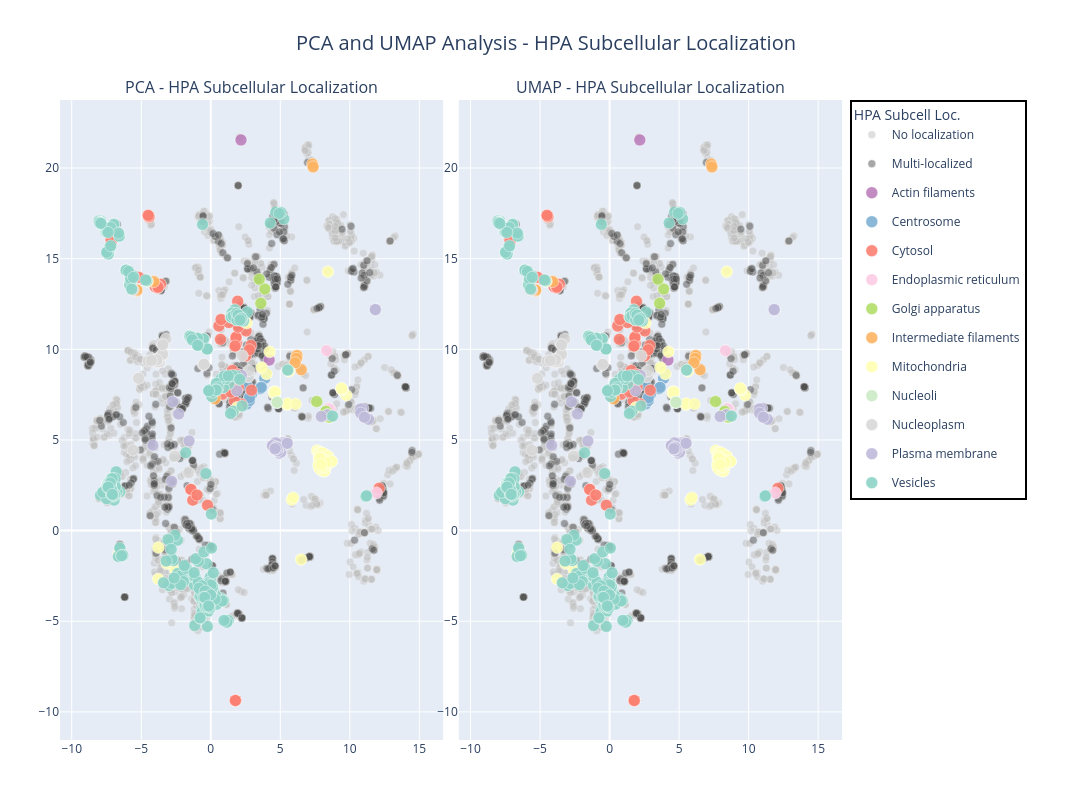

The notebook cell saved with this chart:
### Code cell
import pandas as pd
import plotly.express as px
import plotly.graph_objects as go
from plotly.subplots import make_subplots

def create_localization_only_plots(df):
   """Create PCA and UMAP plots colored only by localization"""
   
   df = df.copy()
   df['localization_category'] = df.apply(lambda row: 
       'No localization' if (pd.isna(row['Metadata_hpa_main_loc']) or row['Metadata_hpa_main_loc'] == 'None') else
       'Multi-localized' if (';' in str(row['Metadata_hpa_main_loc']) or 
                            (not pd.isna(row['Metadata_hpa_additional_loc']) and 
                             row['Metadata_hpa_additional_loc'] != 'None')) else
       str(row['Metadata_hpa_main_loc']), axis=1
   )
   
   # Create subplots with reduced spacing
   fig = make_subplots(
       rows=1, cols=2,
       subplot_titles=('PCA - HPA Subcellular Localization', 'UMAP - HPA Subcellular Localization'),
       horizontal_spacing=0.02
   )
   
   # Color schemes
   unique_locs = [loc for loc in df['localization_category'].unique() 
                  if loc not in ['No localization', 'Multi-localized']]
   colors = px.colors.qualitative.Set3 + px.colors.qualitative.Pastel + px.colors.qualitative.Set1
   loc_colors = {loc: colors[i % len(colors)] for i, loc in enumerate(unique_locs)}
   loc_colors['No localization'] = '#C0C0C0'
   loc_colors['Multi-localized'] = '#505050'
   
   # Plot configurations
   plots_config = [
       ('UMAP1', 'UMAP2', 1, 1),
       ('UMAP1', 'UMAP2', 1, 2)
   ]
   
   # Define plotting order: background categories first, then specific localizations
   background_categories = ['No localization', 'Multi-localized']
   specific_categories = [cat for cat in sorted(df['localization_category'].unique()) 
                        if cat not in background_categories]
   plot_order = background_categories + specific_categories
   
   for x_col, y_col, row, col in plots_config:
       for i, value in enumerate(plot_order):
           if value not in df['localization_category'].values:
               continue
               
           subset = df[df['localization_category'] == value]
           
           if len(subset) == 0:
               continue
           
           color = loc_colors.get(value, '#000000')
           # Make background categories less prominent but still visible
           if value in ['No localization', 'Multi-localized']:
               opacity = 0.5
               size = 8
           else:
               opacity = 0.9
               size = 12
           
           # Only show legend for first subplot to avoid duplicates
           show_legend = (col == 1)
           
           fig.add_trace(
               go.Scatter(
                   x=subset[x_col],
                   y=subset[y_col],
                   mode='markers',
                   name=str(value),
                   legendgroup=str(value),
                   showlegend=show_legend,
                   marker=dict(
                       color=color, 
                       size=size, 
                       opacity=opacity,
                       line=dict(width=0.5, color='white')
                   ),
                   customdata=np.column_stack((
                       subset.index,
                       subset['Metadata_CellID'],
                       subset['Metadata_hpa_main_loc'].fillna('None'),
                       subset['Metadata_hpa_additional_loc'].fillna('None'),
                   )),
                   hovertemplate='<b>%{customdata[0]}</b><br>' +
                                # f'{x_col}: %{{x:.3f}}<br>' +
                                # f'{y_col}: %{{y:.3f}}<br>' +
                                'CellID: %{customdata[1]}<br>' +
                                'Localization: %{customdata[2]}<br>' +
                                'Additional Localization: %{customdata[3]}<br>' +
                                '<extra></extra>'
               ),
               row=row, col=col
           )
   
   # Update subplot titles with larger font
   for i, annotation in enumerate(fig['layout']['annotations']):
       annotation['font'] = dict(size=16)
   
   fig.update_layout(
       title=dict(
           text='PCA and UMAP Analysis - HPA Subcellular Localization',
           font=dict(size=20),
           x=0.5
       ),
       height=800,
       width=1600,
       legend=dict(
           title=dict(text='HPA Subcell Loc.', font=dict(size=14)),
           font=dict(size=12),
           yanchor="top",
           y=1.0,
           xanchor="left",
           x=1.01,
           bgcolor="rgba(255,255,255,0.9)",
           bordercolor="Black",
           borderwidth=2
       ),
       margin=dict(l=60, r=250, t=100, b=60),
       showlegend=True
   )
   
   # Update axis labels
   fig.update_xaxes(title_font=dict(size=14), tickfont=dict(size=12))
   fig.update_yaxes(title_font=dict(size=14), tickfont=dict(size=12))
   
   return fig

# Usage
dashboard = create_localization_only_plots(
    df=pl.concat([
        umap_test_plot_df.filter(pl.col("Metadata_Protein")=="AGXT"),
        umap_test_plot_df.filter(pl.col("Metadata_Protein")!="AGXT").sample(fraction=0.01),
    ]).to_pandas().set_index("Metadata_Protein")
)
dashboard.show()

# Show summary statistics
# print("\nDataset Summary:")
# print(f"Total genes: {len(data_results)}")
# df_indexed = data_results.set_index("Metadata_gene_allele")
# df_indexed['localization_category'] = df_indexed.apply(lambda row: 
#    'No localization' if (pd.isna(row['Metadata_hpa_main_loc']) or row['Metadata_hpa_main_loc'] == 'None') else
#    'Multi-localized' if (';' in str(row['Metadata_hpa_main_loc']) or 
#                         (not pd.isna(row['Metadata_hpa_additional_loc']) and 
#                          row['Metadata_hpa_additional_loc'] != 'None')) else
#    str(row['Metadata_hpa_main_loc']), axis=1
# )
# print(f"Localization patterns:")
# print(df_indexed['localization_category'].value_counts())

### Figure 1 — Plotly figure (JSON) as saved in the notebook; plotly's stock layout.template omitted (floating-point values rounded to 4 significant figures; data arrays with more than 128 entries replaced by an {"elided": "..."} marker saying what was removed)
{"data": [{"customdata": {"elided": "1633x4 str values"}, "hovertemplate": "<b>%{customdata[0]}</b><br>CellID: %{customdata[1]}<br>Localization: %{customdata[2]}<br>Additional Localization: %{customdata[3]}<br><extra></extra>", "legendgroup": "No localization", "marker": {"color": "#C0C0C0", "line": {"color": "white", "width": 0.5}, "opacity": 0.5, "size": 8}, "mode": "markers", "name": "No localization", "showlegend": true, "type": "scatter", "x": {"elided": "1633 float values"}, "xaxis": "x", "y": {"elided": "1633 float values"}, "yaxis": "y"}, {"customdata": {"elided": "733x4 str values"}, "hovertemplate": "<b>%{customdata[0]}</b><br>CellID: %{customdata[1]}<br>Localization: %{customdata[2]}<br>Additional Localization: %{customdata[3]}<br><extra></extra>", "legendgroup": "Multi-localized", "marker": {"color": "#505050", "line": {"color": "white", "width": 0.5}, "opacity": 0.5, "size": 8}, "mode": "markers", "name": "Multi-localized", "showlegend": true, "type": "scatter", "x": {"elided": "733 float values"}, "xaxis": "x", "y": {"elided": "733 float values"}, "yaxis": "y"}, {"customdata": [["FGD4", "2024_01_17_B7A1R1_P2T3_E03_885_16", "Actin filaments", "None"], ["FGD4", "2024_01_17_B7A1R1_P2T2_E03_884_2", "Actin filaments", "None"]], "hovertemplate": "<b>%{customdata[0]}</b><br>CellID: %{customdata[1]}<br>Localization: %{customdata[2]}<br>Additional Localization: %{customdata[3]}<br><extra></extra>", "legendgroup": "Actin filaments", "marker": {"color": "rgb(188,128,189)", "line": {"color": "white", "width": 0.5}, "opacity": 0.9, "size": 12}, "mode": "markers", "name": "Actin filaments", "showlegend": true, "type": "scatter", "x": [2.172, 4.196], "xaxis": "x", "y": [21.55, 9.408], "yaxis": "y"}, {"customdata": [["TRIM2", "2024_01_23_B7A1R1_P4T2_P07_3299_9", "Centrosome", "None"], ["TRIM2", "2024_01_23_B7A1R1_P4T2_P07_3299_24", "Centrosome", "None"], ["TRIM2", "2024_01_22_B7A1R1_P4T4_P07_3297_12", "Centrosome", "None"], ["TRIM2", "2024_01_19_B7A1R1_P4T1_P07_3295_3", "Centrosome", "None"], ["TRIM2", "2024_01_22_B7A1R1_P4T3_P07_3299_22", "Centrosome", "None"], ["TRIM2", "2024_01_22_B7A1R1_P4T3_P07_3303_39", "Centrosome", "None"], ["TRIM2", "2024_01_19_B7A1R1_P4T1_P07_3297_27", "Centrosome", "None"], ["TRIM2", "2024_01_19_B7A1R1_P4T1_P07_3299_30", "Centrosome", "None"], ["TRIM2", "2024_01_22_B7A1R1_P4T3_P07_3302_39", "Centrosome", "None"], ["TRIM2", "2024_01_22_B7A1R1_P4T4_P07_3303_18", "Centrosome", "None"], ["TRIM2", "2024_01_19_B7A1R1_P4T1_P07_3299_4", "Centrosome", "None"], ["TRIM2", "2024_01_19_B7A1R1_P4T1_P07_3297_31", "Centrosome", "None"], ["TRIM2", "2024_01_19_B7A1R1_P4T1_P07_3302_2", "Centrosome", "None"], ["TRIM2", "2024_01_22_B7A1R1_P4T4_P07_3296_13", "Centrosome", "None"]], "hovertemplate": "<b>%{customdata[0]}</b><br>CellID: %{customdata[1]}<br>Localization: %{customdata[2]}<br>Additional Localization: %{customdata[3]}<br><extra></extra>", "legendgroup": "Centrosome", "marker": {"color": "rgb(128,177,211)", "line": {"color": "white", "width": 0.5}, "opacity": 0.9, "size": 12}, "mode": "markers", "name": "Centrosome", "showlegend": true, "type": "scatter", "x": [2.588, 3.649, 2.771, 2.572, 2.687, 2.773, 3.881, 3.58, 3.64, 3.549, 2.939, 3.624, 2.779, 2.781], "xaxis": "x", "y": [6.989, 7.917, 7.336, 8.017, 8.525, 7.225, 8.399, 7.855, 7.901, 7.824, 7.537, 7.9, 7.169, 7.323], "yaxis": "y"}, {"customdata": {"elided": "63x4 str values"}, "hovertemplate": "<b>%{customdata[0]}</b><br>CellID: %{customdata[1]}<br>Localization: %{customdata[2]}<br>Additional Localization: %{customdata[3]}<br><extra></extra>", "legendgroup": "Cytosol", "marker": {"color": "rgb(251,128,114)", "line": {"color": "white", "width": 0.5}, "opacity": 0.9, "size": 12}, "mode": "markers", "name": "Cytosol", "showlegend": true, "type": "scatter", "x": [-4.799, 1.771, -1.418, 1.816, -4.441, 1.808, 2.54, -1.295, 1.84, 2.928, -3.989, 1.724, -4.47, 1.5, -5.178, -3.743, -1.431, 1.81, 2.522, 1.553, 1.818, -3.859, -0.2326, 1.804, -7.185, -3.996, -3.872, -0.9117, -4.428, -3.613, -0.9914, -3.843, 1.771, 12.1, 1.98, 2.078, 1.771, 0.5839, 0.6968, -4.446, 1.82, 1.973, 2.206, -7.148, 1.308, 0.8301, -3.806, 1.896, 2.893, 0.8643, 2.119, 1.759, -4.503, 1.976, 1.771, 1.933, 1.704, 1.296, 0.741, 1.449, 2.777, -3.784, 1.771], "xaxis": "x", "y": [13.83, -9.37, 2.27, 10.62, 17.32, 10.6, 11.02, 1.681, 10.3, 7.745, 13.6, 10.18, 17.36, 7.948, 13.97, 13.49, 2.273, 7.886, 9.639, 8.831, 10.67, 13.4, 1.399, 10.61, 16.06, 13.45, 13.57, 10.59, 17.3, 13.59, 1.96, 13.5, -9.372, 2.332, 7.892, 6.966, -9.372, 11.28, 10.55, 17.33, 10.66, 8.61, 6.98, 15.98, 8.141, 7.526, 13.39, 11.59, 10.21, 7.885, 11.66, 10.18, 17.39, 11.23, -9.372, 12.66, 7.152, 11.47, 11.64, 7.638, 9.976, 13.43, -9.372], "yaxis": "y"}, {"customdata": [["IER3IP1", "2024_01_17_B7A1R1_P2T4_K22_2354_87", "Endoplasmic reticulum", "None"], ["IER3IP1", "2024_01_17_B7A1R1_P2T2_K22_2358_87", "Endoplasmic reticulum", "None"], ["IER3IP1", "2024_02_01_B8A1R2_P2T4_K22_2351_11", "Endoplasmic reticulum", "None"], ["IER3IP1", "2024_01_17_B7A1R1_P2T2_K22_2357_71", "Endoplasmic reticulum", "None"]], "hovertemplate": "<b>%{customdata[0]}</b><br>CellID: %{customdata[1]}<br>Localization: %{customdata[2]}<br>Additional Localization: %{customdata[3]}<br><extra></extra>", "legendgroup": "Endoplasmic reticulum", "marker": {"color": "rgb(252,205,229)", "line": {"color": "white", "width": 0.5}, "opacity": 0.9, "size": 12}, "mode": "markers", "name": "Endoplasmic reticulum", "showlegend": true, "type": "scatter", "x": [8.59, 11.92, 8.334, 8.471], "xaxis": "x", "y": [6.674, 2.077, 9.925, 6.724], "yaxis": "y"}, {"customdata": [["POMT1", "2024_01_19_B7A1R1_P3T4_F02_1094_5", "Golgi apparatus", "None"], ["POMT1", "2024_01_19_B7A1R1_P3T2_F02_1094_25", "Golgi apparatus", "None"], ["POMT1", "2024_01_19_B7A1R1_P3T2_F02_1095_12", "Golgi apparatus", "None"], ["HGD", "2025-03-18_B16A1A2_P1T4_M23_2792_30", "Golgi apparatus", "None"], ["HGD", "2025-03-18_B16A1A2_P1T4_M23_2794_24", "Golgi apparatus", "None"], ["POMT1", "2024_01_19_B7A1R1_P3T3_F02_1093_15", "Golgi apparatus", "None"], ["POMT1", "2024_01_19_B7A1R1_P3T4_F02_1094_5", "Golgi apparatus", "None"], ["POMT1", "2024_01_19_B7A1R1_P3T3_F02_1098_35", "Golgi apparatus", "None"], ["HGD", "2025-03-17_B15A1A2_P1T2_M23_2799_16", "Golgi apparatus", "None"], ["POMT1", "2024_01_19_B7A1R1_P3T3_F02_1090_33", "Golgi apparatus", "None"]], "hovertemplate": "<b>%{customdata[0]}</b><br>CellID: %{customdata[1]}<br>Localization: %{customdata[2]}<br>Additional Localization: %{customdata[3]}<br><extra></extra>", "legendgroup": "Golgi apparatus", "marker": {"color": "rgb(179,222,105)", "line": {"color": "white", "width": 0.5}, "opacity": 0.9, "size": 12}, "mode": "markers", "name": "Golgi apparatus", "showlegend": true, "type": "scatter", "x": [8.532, 8.238, 8.283, 3.599, 3.888, 8.395, 8.532, 7.617, 3.487, 8.368], "xaxis": "x", "y": [6.261, 6.493, 6.582, 12.54, 13.33, 6.356, 6.261, 7.119, 13.86, 6.39], "yaxis": "y"}, {"customdata": [["KRT4", "2024_01_17_B7A1R1_P2T2_P23_3446_4", "Intermediate filaments", "None"], ["KRT8", "2024_01_17_B7A1R1_P2T4_L08_2441_16", "Intermediate filaments", "None"], ["KRT8", "2024_01_17_B7A1R1_P2T4_L08_2442_8", "Intermediate filaments", "None"], ["KRT8", "2024_01_17_B7A1R1_P2T3_L08_2442_40", "Intermediate filaments", "None"], ["KRT8", "2024_01_17_B7A1R1_P2T2_L08_2445_8", "Intermediate filaments", "None"], ["GFAP", "2025-03-17_B15A1A2_P1T3_C17_582_9", "Intermediate filaments", "None"], ["GFAP", "2025-03-17_B15A1A2_P1T4_C17_584_48", "Intermediate filaments", "None"], ["DES", "2024_01_17_B7A1R1_P1T2_J21_2131_2", "Intermediate filaments", "None"], ["KRT8", "2024_01_17_B7A1R1_P2T2_L08_2440_19", "Intermediate filaments", "None"], ["KRT4", "2024_01_17_B7A1R1_P2T2_P23_3447_3", "Intermediate filaments", "None"], ["KRT4", "2024_01_17_B7A1R1_P2T4_P23_3443_5", "Intermediate filaments", "None"], ["KRT6A", "2024_01_17_B7A1R1_P2T4_L02_2391_3", "Intermediate filaments", "None"]], "hovertemplate": "<b>%{customdata[0]}</b><br>CellID: %{customdata[1]}<br>Localization: %{customdata[2]}<br>Additional Localization: %{customdata[3]}<br><extra></extra>", "legendgroup": "Intermediate filaments", "marker": {"color": "rgb(253,180,98)", "line": {"color": "white", "width": 0.5}, "opacity": 0.9, "size": 12}, "mode": "markers", "name": "Intermediate filaments", "showlegend": true, "type": "scatter", "x": [6.17, -5.32, -4.092, -5.324, 0.305, 7.312, 7.36, 6.508, -5.639, 6.201, 6.162, 6.065], "xaxis": "x", "y": [9.6, 13.23, 13.73, 13.28, 7.267, 20.22, 20.06, 8.877, 13.32, 9.658, 9.501, 9.258], "yaxis": "y"}, {"customdata": {"elided": "156x4 str values"}, "hovertemplate": "<b>%{customdata[0]}</b><br>CellID: %{customdata[1]}<br>Localization: %{customdata[2]}<br>Additional Localization: %{customdata[3]}<br><extra></extra>", "legendgroup": "Mitochondria", "marker": {"color": "rgb(255,255,179)", "line": {"color": "white", "width": 0.5}, "opacity": 0.9, "size": 12}, "mode": "markers", "name": "Mitochondria", "showlegend": true, "type": "scatter", "x": {"elided": "156 float values"}, "xaxis": "x", "y": {"elided": "156 float values"}, "yaxis": "y"}, {"customdata": [["MCEE", "2024_02_01_B8A1R2_P2T4_N24_3018_13", "Nucleoli", "None"], ["MCEE", "2024_01_17_B7A1R1_P2T2_N24_3021_21", "Nucleoli", "None"], ["MCEE", "2024_01_17_B7A1R1_P2T1_N24_3022_5", "Nucleoli", "None"], ["MCEE", "2024_01_17_B7A1R1_P2T2_N24_3023_8", "Nucleoli", "None"], ["MCEE", "2024_01_17_B7A1R1_P2T3_N24_3024_10", "Nucleoli", "None"]], "hovertemplate": "<b>%{customdata[0]}</b><br>CellID: %{customdata[1]}<br>Localization: %{customdata[2]}<br>Additional Localization: %{customdata[3]}<br><extra></extra>", "legendgroup": "Nucleoli", "marker": {"color": "rgb(204,235,197)", "line": {"color": "white", "width": 0.5}, "opacity": 0.9, "size": 12}, "mode": "markers", "name": "Nucleoli", "showlegend": true, "type": "scatter", "x": [4.776, 4.774, 5.548, 4.753, 4.773], "xaxis": "x", "y": [7.065, 7.078, 8.853, 7.087, 7.077], "yaxis": "y"}, {"customdata": [["PRPF3", "2024_01_19_B7A1R1_P3T2_J06_1998_5", "Nucleoplasm", "None"], ["MLH1", "2024-12-09_B12A1R2_B01_222_19", "Nucleoplasm", "None"], ["MLH1", "2024-12-09_B11A1R1_B02_231_52", "Nucleoplasm", "None"], ["PRPF3", "2024_01_19_B7A1R1_P3T2_J06_1993_5", "Nucleoplasm", "None"], ["MLH1", "2024-12-09_B11A1R1_B01_218_50", "Nucleoplasm", "None"], ["FANCC", "2025_01_28_B14A7A8P1_T3_K22_2356_25", "Nucleoplasm", "None"], ["GSS", "2024-12-09_B11A1R1_N22_3004_45", "Nucleoplasm", "None"], ["MLH1", "2024-12-09_B12A1R2_A02_13_87", "Nucleoplasm", "None"], ["MLH1", "2024-12-09_B11A1R1_A02_12_48", "Nucleoplasm", "None"], ["MLH1", "2024-12-09_B11A1R1_B01_221_22", "Nucleoplasm", "None"], ["ALOX5", "2024_01_17_B7A1R1_P1T1_I02_1745_1", "Nucleoplasm", "None"], ["MLH1", "2024-12-09_B12A1R2_B01_219_113", "Nucleoplasm", "None"], ["GSS", "2024-12-09_B11A1R1_M22_2787_32", "Nucleoplasm", "None"], ["PRPF3", "2024_01_18_B7A1R1_P3T1_J06_1996_3", "Nucleoplasm", "None"], ["THAP1", "2024_01_19_B7A1R1_P4T1_O20_3202_41", "Nucleoplasm", "None"], ["THAP1", "2024_01_22_B7A1R1_P4T3_O20_3199_21", "Nucleoplasm", "None"], ["MLH1", "2024-12-09_B12A1R2_A01_8_19", "Nucleoplasm", "None"], ["MLH1", "2024-12-09_B12A1R2_A01_5_1", "Nucleoplasm", "None"], ["MLH1", "2024-12-09_B11A1R1_A02_15_102", "Nucleoplasm", "None"], ["TEAD1", "2024_01_22_B7A1R1_P4T4_A12_102_16", "Nucleoplasm", "None"], ["MLH1", "2024-12-09_B12A1R2_B02_227_87", "Nucleoplasm", "None"], ["PRPF31", "2024_01_19_B7A1R1_P3T4_L06_2430_16", "Nucleoplasm", "None"], ["FANCC", "2025_01_28_B14A7A8P1_T3_K22_2353_42", "Nucleoplasm", "None"], ["GSS", "2024_01_17_B7A1R1_P2T3_M06_2644_5", "Nucleoplasm", "None"], ["GSS", "2024-12-09_B12A1R2_N21_2989_27", "Nucleoplasm", "None"], ["GSS", "2024_01_17_B7A1R1_P2T3_M06_2639_40", "Nucleoplasm", "None"], ["FANCC", "2025_01_28_B14A7A8P1_T2_K22_2355_32", "Nucleoplasm", "None"], ["COL2A1", "2024_01_17_B7A1R1_P1T3_K24_2370_22", "Nucleoplasm", "None"]], "hovertemplate": "<b>%{customdata[0]}</b><br>CellID: %{customdata[1]}<br>Localization: %{customdata[2]}<br>Additional Localization: %{customdata[3]}<br><extra></extra>", "legendgroup": "Nucleoplasm", "marker": {"color": "rgb(217,217,217)", "line": {"color": "white", "width": 0.5}, "opacity": 0.9, "size": 12}, "mode": "markers", "name": "Nucleoplasm", "showlegend": true, "type": "scatter", "x": [-0.5392, -3.753, -3.592, -0.4893, -3.825, -1.596, -7.154, -3.579, -3.692, -3.728, 2.01, -4.487, -7.081, 2.699, -3.443, -3.219, -3.868, -3.459, -3.889, 2.269, -4.266, -3.452, -2.606, 0.1942, -5.588, -5.582, -5.195, 2.749], "xaxis": "x", "y": [9.145, 9.425, 9.581, 9.179, 9.284, 3.192, 2.785, 9.619, 9.309, 9.475, 8.362, 9.35, 2.901, 8.478, 10.29, 10.58, 9.328, 9.729, 9.421, 9.644, 9.377, 10.25, 4.105, 7.665, 4.437, 13.27, 8.402, 8.822], "yaxis": "y"}, {"customdata": {"elided": "90x4 str values"}, "hovertemplate": "<b>%{customdata[0]}</b><br>CellID: %{customdata[1]}<br>Localization: %{customdata[2]}<br>Additional Localization: %{customdata[3]}<br><extra></extra>", "legendgroup": "Plasma membrane", "marker": {"color": "rgb(190,186,218)", "line": {"color": "white", "width": 0.5}, "opacity": 0.9, "size": 12}, "mode": "markers", "name": "Plasma membrane", "showlegend": true, "type": "scatter", "x": [4.413, 4.684, 4.437, 4.787, 4.744, 4.911, 11.04, 5.155, 10.94, 10.77, 4.658, 4.637, -2.74, 4.923, 5.087, 5.209, 4.848, -1.559, 4.768, 4.873, 4.945, 4.862, 4.979, 5.04, 4.667, 4.921, 5.045, 8.387, 4.525, 4.568, 4.7, 4.918, 5.299, 4.599, 4.556, 4.95, 4.716, 4.669, 11.0, 4.69, 4.712, 4.71, 5.096, 4.682, 2.204, 11.85, 4.673, 5.092, 4.791, 5.077, 11.84, 11.34, 5.272, 4.659, 4.473, 4.621, 10.79, -4.168, 5.495, 4.479, 4.775, 5.036, 4.935, 11.06, 4.521, 5.287, 4.507, -2.31, 7.954, 4.917, 11.85, 4.445, 4.714, 4.471, 4.965, 4.617, 4.665, 1.871, -2.813, 4.69, 4.809, 11.83, 4.433, 4.717, 4.664, 4.682, 4.815, 4.726, 4.619, 5.495], "xaxis": "x", "y": [4.674, 4.496, 4.681, 4.539, 4.618, 4.539, 6.274, 4.597, 6.735, 6.711, 4.449, 4.483, 7.102, 4.767, 4.603, 4.664, 4.783, 4.943, 4.489, 4.554, 4.265, 4.586, 4.726, 4.542, 4.49, 4.701, 4.674, 6.39, 4.727, 4.735, 4.517, 4.613, 4.829, 4.483, 4.523, 4.686, 4.452, 4.589, 6.287, 4.532, 4.622, 4.413, 4.73, 4.52, 8.562, 12.18, 4.52, 4.707, 4.618, 4.836, 12.18, 6.144, 4.851, 4.46, 4.69, 4.461, 6.483, 4.708, 4.813, 4.671, 4.479, 4.339, 4.683, 6.255, 4.579, 4.76, 4.716, 6.435, 6.299, 4.758, 12.17, 4.684, 4.508, 4.644, 4.588, 4.535, 4.843, 7.718, 2.721, 4.445, 4.4, 12.2, 4.681, 4.589, 4.491, 4.62, 4.549, 4.583, 4.514, 4.813], "yaxis": "y"}, {"customdata": {"elided": "584x4 str values"}, "hovertemplate": "<b>%{customdata[0]}</b><br>CellID: %{customdata[1]}<br>Localization: %{customdata[2]}<br>Additional Localization: %{customdata[3]}<br><extra></extra>", "legendgroup": "Vesicles", "marker": {"color": "rgb(141,211,199)", "line": {"color": "white", "width": 0.5}, "opacity": 0.9, "size": 12}, "mode": "markers", "name": "Vesicles", "showlegend": true, "type": "scatter", "x": {"elided": "584 float values"}, "xaxis": "x", "y": {"elided": "584 float values"}, "yaxis": "y"}, {"customdata": {"elided": "1633x4 str values"}, "hovertemplate": "<b>%{customdata[0]}</b><br>CellID: %{customdata[1]}<br>Localization: %{customdata[2]}<br>Additional Localization: %{customdata[3]}<br><extra></extra>", "legendgroup": "No localization", "marker": {"color": "#C0C0C0", "line": {"color": "white", "width": 0.5}, "opacity": 0.5, "size": 8}, "mode": "markers", "name": "No localization", "showlegend": false, "type": "scatter", "x": {"elided": "1633 float values"}, "xaxis": "x2", "y": {"elided": "1633 float values"}, "yaxis": "y2"}, {"customdata": {"elided": "733x4 str values"}, "hovertemplate": "<b>%{customdata[0]}</b><br>CellID: %{customdata[1]}<br>Localization: %{customdata[2]}<br>Additional Localization: %{customdata[3]}<br><extra></extra>", "legendgroup": "Multi-localized", "marker": {"color": "#505050", "line": {"color": "white", "width": 0.5}, "opacity": 0.5, "size": 8}, "mode": "markers", "name": "Multi-localized", "showlegend": false, "type": "scatter", "x": {"elided": "733 float values"}, "xaxis": "x2", "y": {"elided": "733 float values"}, "yaxis": "y2"}, {"customdata": [["FGD4", "2024_01_17_B7A1R1_P2T3_E03_885_16", "Actin filaments", "None"], ["FGD4", "2024_01_17_B7A1R1_P2T2_E03_884_2", "Actin filaments", "None"]], "hovertemplate": "<b>%{customdata[0]}</b><br>CellID: %{customdata[1]}<br>Localization: %{customdata[2]}<br>Additional Localization: %{customdata[3]}<br><extra></extra>", "legendgroup": "Actin filaments", "marker": {"color": "rgb(188,128,189)", "line": {"color": "white", "width": 0.5}, "opacity": 0.9, "size": 12}, "mode": "markers", "name": "Actin filaments", "showlegend": false, "type": "scatter", "x": [2.172, 4.196], "xaxis": "x2", "y": [21.55, 9.408], "yaxis": "y2"}, {"customdata": [["TRIM2", "2024_01_23_B7A1R1_P4T2_P07_3299_9", "Centrosome", "None"], ["TRIM2", "2024_01_23_B7A1R1_P4T2_P07_3299_24", "Centrosome", "None"], ["TRIM2", "2024_01_22_B7A1R1_P4T4_P07_3297_12", "Centrosome", "None"], ["TRIM2", "2024_01_19_B7A1R1_P4T1_P07_3295_3", "Centrosome", "None"], ["TRIM2", "2024_01_22_B7A1R1_P4T3_P07_3299_22", "Centrosome", "None"], ["TRIM2", "2024_01_22_B7A1R1_P4T3_P07_3303_39", "Centrosome", "None"], ["TRIM2", "2024_01_19_B7A1R1_P4T1_P07_3297_27", "Centrosome", "None"], ["TRIM2", "2024_01_19_B7A1R1_P4T1_P07_3299_30", "Centrosome", "None"], ["TRIM2", "2024_01_22_B7A1R1_P4T3_P07_3302_39", "Centrosome", "None"], ["TRIM2", "2024_01_22_B7A1R1_P4T4_P07_3303_18", "Centrosome", "None"], ["TRIM2", "2024_01_19_B7A1R1_P4T1_P07_3299_4", "Centrosome", "None"], ["TRIM2", "2024_01_19_B7A1R1_P4T1_P07_3297_31", "Centrosome", "None"], ["TRIM2", "2024_01_19_B7A1R1_P4T1_P07_3302_2", "Centrosome", "None"], ["TRIM2", "2024_01_22_B7A1R1_P4T4_P07_3296_13", "Centrosome", "None"]], "hovertemplate": "<b>%{customdata[0]}</b><br>CellID: %{customdata[1]}<br>Localization: %{customdata[2]}<br>Additional Localization: %{customdata[3]}<br><extra></extra>", "legendgroup": "Centrosome", "marker": {"color": "rgb(128,177,211)", "line": {"color": "white", "width": 0.5}, "opacity": 0.9, "size": 12}, "mode": "markers", "name": "Centrosome", "showlegend": false, "type": "scatter", "x": [2.588, 3.649, 2.771, 2.572, 2.687, 2.773, 3.881, 3.58, 3.64, 3.549, 2.939, 3.624, 2.779, 2.781], "xaxis": "x2", "y": [6.989, 7.917, 7.336, 8.017, 8.525, 7.225, 8.399, 7.855, 7.901, 7.824, 7.537, 7.9, 7.169, 7.323], "yaxis": "y2"}, {"customdata": {"elided": "63x4 str values"}, "hovertemplate": "<b>%{customdata[0]}</b><br>CellID: %{customdata[1]}<br>Localization: %{customdata[2]}<br>Additional Localization: %{customdata[3]}<br><extra></extra>", "legendgroup": "Cytosol", "marker": {"color": "rgb(251,128,114)", "line": {"color": "white", "width": 0.5}, "opacity": 0.9, "size": 12}, "mode": "markers", "name": "Cytosol", "showlegend": false, "type": "scatter", "x": [-4.799, 1.771, -1.418, 1.816, -4.441, 1.808, 2.54, -1.295, 1.84, 2.928, -3.989, 1.724, -4.47, 1.5, -5.178, -3.743, -1.431, 1.81, 2.522, 1.553, 1.818, -3.859, -0.2326, 1.804, -7.185, -3.996, -3.872, -0.9117, -4.428, -3.613, -0.9914, -3.843, 1.771, 12.1, 1.98, 2.078, 1.771, 0.5839, 0.6968, -4.446, 1.82, 1.973, 2.206, -7.148, 1.308, 0.8301, -3.806, 1.896, 2.893, 0.8643, 2.119, 1.759, -4.503, 1.976, 1.771, 1.933, 1.704, 1.296, 0.741, 1.449, 2.777, -3.784, 1.771], "xaxis": "x2", "y": [13.83, -9.37, 2.27, 10.62, 17.32, 10.6, 11.02, 1.681, 10.3, 7.745, 13.6, 10.18, 17.36, 7.948, 13.97, 13.49, 2.273, 7.886, 9.639, 8.831, 10.67, 13.4, 1.399, 10.61, 16.06, 13.45, 13.57, 10.59, 17.3, 13.59, 1.96, 13.5, -9.372, 2.332, 7.892, 6.966, -9.372, 11.28, 10.55, 17.33, 10.66, 8.61, 6.98, 15.98, 8.141, 7.526, 13.39, 11.59, 10.21, 7.885, 11.66, 10.18, 17.39, 11.23, -9.372, 12.66, 7.152, 11.47, 11.64, 7.638, 9.976, 13.43, -9.372], "yaxis": "y2"}, {"customdata": [["IER3IP1", "2024_01_17_B7A1R1_P2T4_K22_2354_87", "Endoplasmic reticulum", "None"], ["IER3IP1", "2024_01_17_B7A1R1_P2T2_K22_2358_87", "Endoplasmic reticulum", "None"], ["IER3IP1", "2024_02_01_B8A1R2_P2T4_K22_2351_11", "Endoplasmic reticulum", "None"], ["IER3IP1", "2024_01_17_B7A1R1_P2T2_K22_2357_71", "Endoplasmic reticulum", "None"]], "hovertemplate": "<b>%{customdata[0]}</b><br>CellID: %{customdata[1]}<br>Localization: %{customdata[2]}<br>Additional Localization: %{customdata[3]}<br><extra></extra>", "legendgroup": "Endoplasmic reticulum", "marker": {"color": "rgb(252,205,229)", "line": {"color": "white", "width": 0.5}, "opacity": 0.9, "size": 12}, "mode": "markers", "name": "Endoplasmic reticulum", "showlegend": false, "type": "scatter", "x": [8.59, 11.92, 8.334, 8.471], "xaxis": "x2", "y": [6.674, 2.077, 9.925, 6.724], "yaxis": "y2"}, {"customdata": [["POMT1", "2024_01_19_B7A1R1_P3T4_F02_1094_5", "Golgi apparatus", "None"], ["POMT1", "2024_01_19_B7A1R1_P3T2_F02_1094_25", "Golgi apparatus", "None"], ["POMT1", "2024_01_19_B7A1R1_P3T2_F02_1095_12", "Golgi apparatus", "None"], ["HGD", "2025-03-18_B16A1A2_P1T4_M23_2792_30", "Golgi apparatus", "None"], ["HGD", "2025-03-18_B16A1A2_P1T4_M23_2794_24", "Golgi apparatus", "None"], ["POMT1", "2024_01_19_B7A1R1_P3T3_F02_1093_15", "Golgi apparatus", "None"], ["POMT1", "2024_01_19_B7A1R1_P3T4_F02_1094_5", "Golgi apparatus", "None"], ["POMT1", "2024_01_19_B7A1R1_P3T3_F02_1098_35", "Golgi apparatus", "None"], ["HGD", "2025-03-17_B15A1A2_P1T2_M23_2799_16", "Golgi apparatus", "None"], ["POMT1", "2024_01_19_B7A1R1_P3T3_F02_1090_33", "Golgi apparatus", "None"]], "hovertemplate": "<b>%{customdata[0]}</b><br>CellID: %{customdata[1]}<br>Localization: %{customdata[2]}<br>Additional Localization: %{customdata[3]}<br><extra></extra>", "legendgroup": "Golgi apparatus", "marker": {"color": "rgb(179,222,105)", "line": {"color": "white", "width": 0.5}, "opacity": 0.9, "size": 12}, "mode": "markers", "name": "Golgi apparatus", "showlegend": false, "type": "scatter", "x": [8.532, 8.238, 8.283, 3.599, 3.888, 8.395, 8.532, 7.617, 3.487, 8.368], "xaxis": "x2", "y": [6.261, 6.493, 6.582, 12.54, 13.33, 6.356, 6.261, 7.119, 13.86, 6.39], "yaxis": "y2"}, {"customdata": [["KRT4", "2024_01_17_B7A1R1_P2T2_P23_3446_4", "Intermediate filaments", "None"], ["KRT8", "2024_01_17_B7A1R1_P2T4_L08_2441_16", "Intermediate filaments", "None"], ["KRT8", "2024_01_17_B7A1R1_P2T4_L08_2442_8", "Intermediate filaments", "None"], ["KRT8", "2024_01_17_B7A1R1_P2T3_L08_2442_40", "Intermediate filaments", "None"], ["KRT8", "2024_01_17_B7A1R1_P2T2_L08_2445_8", "Intermediate filaments", "None"], ["GFAP", "2025-03-17_B15A1A2_P1T3_C17_582_9", "Intermediate filaments", "None"], ["GFAP", "2025-03-17_B15A1A2_P1T4_C17_584_48", "Intermediate filaments", "None"], ["DES", "2024_01_17_B7A1R1_P1T2_J21_2131_2", "Intermediate filaments", "None"], ["KRT8", "2024_01_17_B7A1R1_P2T2_L08_2440_19", "Intermediate filaments", "None"], ["KRT4", "2024_01_17_B7A1R1_P2T2_P23_3447_3", "Intermediate filaments", "None"], ["KRT4", "2024_01_17_B7A1R1_P2T4_P23_3443_5", "Intermediate filaments", "None"], ["KRT6A", "2024_01_17_B7A1R1_P2T4_L02_2391_3", "Intermediate filaments", "None"]], "hovertemplate": "<b>%{customdata[0]}</b><br>CellID: %{customdata[1]}<br>Localization: %{customdata[2]}<br>Additional Localization: %{customdata[3]}<br><extra></extra>", "legendgroup": "Intermediate filaments", "marker": {"color": "rgb(253,180,98)", "line": {"color": "white", "width": 0.5}, "opacity": 0.9, "size": 12}, "mode": "markers", "name": "Intermediate filaments", "showlegend": false, "type": "scatter", "x": [6.17, -5.32, -4.092, -5.324, 0.305, 7.312, 7.36, 6.508, -5.639, 6.201, 6.162, 6.065], "xaxis": "x2", "y": [9.6, 13.23, 13.73, 13.28, 7.267, 20.22, 20.06, 8.877, 13.32, 9.658, 9.501, 9.258], "yaxis": "y2"}, {"customdata": {"elided": "156x4 str values"}, "hovertemplate": "<b>%{customdata[0]}</b><br>CellID: %{customdata[1]}<br>Localization: %{customdata[2]}<br>Additional Localization: %{customdata[3]}<br><extra></extra>", "legendgroup": "Mitochondria", "marker": {"color": "rgb(255,255,179)", "line": {"color": "white", "width": 0.5}, "opacity": 0.9, "size": 12}, "mode": "markers", "name": "Mitochondria", "showlegend": false, "type": "scatter", "x": {"elided": "156 float values"}, "xaxis": "x2", "y": {"elided": "156 float values"}, "yaxis": "y2"}, {"customdata": [["MCEE", "2024_02_01_B8A1R2_P2T4_N24_3018_13", "Nucleoli", "None"], ["MCEE", "2024_01_17_B7A1R1_P2T2_N24_3021_21", "Nucleoli", "None"], ["MCEE", "2024_01_17_B7A1R1_P2T1_N24_3022_5", "Nucleoli", "None"], ["MCEE", "2024_01_17_B7A1R1_P2T2_N24_3023_8", "Nucleoli", "None"], ["MCEE", "2024_01_17_B7A1R1_P2T3_N24_3024_10", "Nucleoli", "None"]], "hovertemplate": "<b>%{customdata[0]}</b><br>CellID: %{customdata[1]}<br>Localization: %{customdata[2]}<br>Additional Localization: %{customdata[3]}<br><extra></extra>", "legendgroup": "Nucleoli", "marker": {"color": "rgb(204,235,197)", "line": {"color": "white", "width": 0.5}, "opacity": 0.9, "size": 12}, "mode": "markers", "name": "Nucleoli", "showlegend": false, "type": "scatter", "x": [4.776, 4.774, 5.548, 4.753, 4.773], "xaxis": "x2", "y": [7.065, 7.078, 8.853, 7.087, 7.077], "yaxis": "y2"}, {"customdata": [["PRPF3", "2024_01_19_B7A1R1_P3T2_J06_1998_5", "Nucleoplasm", "None"], ["MLH1", "2024-12-09_B12A1R2_B01_222_19", "Nucleoplasm", "None"], ["MLH1", "2024-12-09_B11A1R1_B02_231_52", "Nucleoplasm", "None"], ["PRPF3", "2024_01_19_B7A1R1_P3T2_J06_1993_5", "Nucleoplasm", "None"], ["MLH1", "2024-12-09_B11A1R1_B01_218_50", "Nucleoplasm", "None"], ["FANCC", "2025_01_28_B14A7A8P1_T3_K22_2356_25", "Nucleoplasm", "None"], ["GSS", "2024-12-09_B11A1R1_N22_3004_45", "Nucleoplasm", "None"], ["MLH1", "2024-12-09_B12A1R2_A02_13_87", "Nucleoplasm", "None"], ["MLH1", "2024-12-09_B11A1R1_A02_12_48", "Nucleoplasm", "None"], ["MLH1", "2024-12-09_B11A1R1_B01_221_22", "Nucleoplasm", "None"], ["ALOX5", "2024_01_17_B7A1R1_P1T1_I02_1745_1", "Nucleoplasm", "None"], ["MLH1", "2024-12-09_B12A1R2_B01_219_113", "Nucleoplasm", "None"], ["GSS", "2024-12-09_B11A1R1_M22_2787_32", "Nucleoplasm", "None"], ["PRPF3", "2024_01_18_B7A1R1_P3T1_J06_1996_3", "Nucleoplasm", "None"], ["THAP1", "2024_01_19_B7A1R1_P4T1_O20_3202_41", "Nucleoplasm", "None"], ["THAP1", "2024_01_22_B7A1R1_P4T3_O20_3199_21", "Nucleoplasm", "None"], ["MLH1", "2024-12-09_B12A1R2_A01_8_19", "Nucleoplasm", "None"], ["MLH1", "2024-12-09_B12A1R2_A01_5_1", "Nucleoplasm", "None"], ["MLH1", "2024-12-09_B11A1R1_A02_15_102", "Nucleoplasm", "None"], ["TEAD1", "2024_01_22_B7A1R1_P4T4_A12_102_16", "Nucleoplasm", "None"], ["MLH1", "2024-12-09_B12A1R2_B02_227_87", "Nucleoplasm", "None"], ["PRPF31", "2024_01_19_B7A1R1_P3T4_L06_2430_16", "Nucleoplasm", "None"], ["FANCC", "2025_01_28_B14A7A8P1_T3_K22_2353_42", "Nucleoplasm", "None"], ["GSS", "2024_01_17_B7A1R1_P2T3_M06_2644_5", "Nucleoplasm", "None"], ["GSS", "2024-12-09_B12A1R2_N21_2989_27", "Nucleoplasm", "None"], ["GSS", "2024_01_17_B7A1R1_P2T3_M06_2639_40", "Nucleoplasm", "None"], ["FANCC", "2025_01_28_B14A7A8P1_T2_K22_2355_32", "Nucleoplasm", "None"], ["COL2A1", "2024_01_17_B7A1R1_P1T3_K24_2370_22", "Nucleoplasm", "None"]], "hovertemplate": "<b>%{customdata[0]}</b><br>CellID: %{customdata[1]}<br>Localization: %{customdata[2]}<br>Additional Localization: %{customdata[3]}<br><extra></extra>", "legendgroup": "Nucleoplasm", "marker": {"color": "rgb(217,217,217)", "line": {"color": "white", "width": 0.5}, "opacity": 0.9, "size": 12}, "mode": "markers", "name": "Nucleoplasm", "showlegend": false, "type": "scatter", "x": [-0.5392, -3.753, -3.592, -0.4893, -3.825, -1.596, -7.154, -3.579, -3.692, -3.728, 2.01, -4.487, -7.081, 2.699, -3.443, -3.219, -3.868, -3.459, -3.889, 2.269, -4.266, -3.452, -2.606, 0.1942, -5.588, -5.582, -5.195, 2.749], "xaxis": "x2", "y": [9.145, 9.425, 9.581, 9.179, 9.284, 3.192, 2.785, 9.619, 9.309, 9.475, 8.362, 9.35, 2.901, 8.478, 10.29, 10.58, 9.328, 9.729, 9.421, 9.644, 9.377, 10.25, 4.105, 7.665, 4.437, 13.27, 8.402, 8.822], "yaxis": "y2"}, {"customdata": {"elided": "90x4 str values"}, "hovertemplate": "<b>%{customdata[0]}</b><br>CellID: %{customdata[1]}<br>Localization: %{customdata[2]}<br>Additional Localization: %{customdata[3]}<br><extra></extra>", "legendgroup": "Plasma membrane", "marker": {"color": "rgb(190,186,218)", "line": {"color": "white", "width": 0.5}, "opacity": 0.9, "size": 12}, "mode": "markers", "name": "Plasma membrane", "showlegend": false, "type": "scatter", "x": [4.413, 4.684, 4.437, 4.787, 4.744, 4.911, 11.04, 5.155, 10.94, 10.77, 4.658, 4.637, -2.74, 4.923, 5.087, 5.209, 4.848, -1.559, 4.768, 4.873, 4.945, 4.862, 4.979, 5.04, 4.667, 4.921, 5.045, 8.387, 4.525, 4.568, 4.7, 4.918, 5.299, 4.599, 4.556, 4.95, 4.716, 4.669, 11.0, 4.69, 4.712, 4.71, 5.096, 4.682, 2.204, 11.85, 4.673, 5.092, 4.791, 5.077, 11.84, 11.34, 5.272, 4.659, 4.473, 4.621, 10.79, -4.168, 5.495, 4.479, 4.775, 5.036, 4.935, 11.06, 4.521, 5.287, 4.507, -2.31, 7.954, 4.917, 11.85, 4.445, 4.714, 4.471, 4.965, 4.617, 4.665, 1.871, -2.813, 4.69, 4.809, 11.83, 4.433, 4.717, 4.664, 4.682, 4.815, 4.726, 4.619, 5.495], "xaxis": "x2", "y": [4.674, 4.496, 4.681, 4.539, 4.618, 4.539, 6.274, 4.597, 6.735, 6.711, 4.449, 4.483, 7.102, 4.767, 4.603, 4.664, 4.783, 4.943, 4.489, 4.554, 4.265, 4.586, 4.726, 4.542, 4.49, 4.701, 4.674, 6.39, 4.727, 4.735, 4.517, 4.613, 4.829, 4.483, 4.523, 4.686, 4.452, 4.589, 6.287, 4.532, 4.622, 4.413, 4.73, 4.52, 8.562, 12.18, 4.52, 4.707, 4.618, 4.836, 12.18, 6.144, 4.851, 4.46, 4.69, 4.461, 6.483, 4.708, 4.813, 4.671, 4.479, 4.339, 4.683, 6.255, 4.579, 4.76, 4.716, 6.435, 6.299, 4.758, 12.17, 4.684, 4.508, 4.644, 4.588, 4.535, 4.843, 7.718, 2.721, 4.445, 4.4, 12.2, 4.681, 4.589, 4.491, 4.62, 4.549, 4.583, 4.514, 4.813], "yaxis": "y2"}, {"customdata": {"elided": "584x4 str values"}, "hovertemplate": "<b>%{customdata[0]}</b><br>CellID: %{customdata[1]}<br>Localization: %{customdata[2]}<br>Additional Localization: %{customdata[3]}<br><extra></extra>", "legendgroup": "Vesicles", "marker": {"color": "rgb(141,211,199)", "line": {"color": "white", "width": 0.5}, "opacity": 0.9, "size": 12}, "mode": "markers", "name": "Vesicles", "showlegend": false, "type": "scatter", "x": {"elided": "584 float values"}, "xaxis": "x2", "y": {"elided": "584 float values"}, "yaxis": "y2"}], "layout": {"annotations": [{"font": {"size": 16}, "showarrow": false, "text": "PCA - HPA Subcellular Localization", "x": 0.245, "xanchor": "center", "xref": "paper", "y": 1, "yanchor": "bottom", "yref": "paper"}, {"font": {"size": 16}, "showarrow": false, "text": "UMAP - HPA Subcellular Localization", "x": 0.755, "xanchor": "center", "xref": "paper", "y": 1, "yanchor": "bottom", "yref": "paper"}], "dragmode": "select", "height": 800, "legend": {"bgcolor": "rgba(255,255,255,0.9)", "bordercolor": "Black", "borderwidth": 2, "font": {"size": 12}, "title": {"font": {"size": 14}, "text": "HPA Subcell Loc."}, "x": 1.01, "xanchor": "left", "y": 1, "yanchor": "top"}, "margin": {"b": 60, "l": 60, "r": 250, "t": 100}, "showlegend": true, "title": {"font": {"size": 20}, "text": "PCA and UMAP Analysis - HPA Subcellular Localization", "x": 0.5}, "width": 1600, "xaxis": {"anchor": "y", "autorange": true, "domain": [0, 0.49], "range": [-10.68, 16.55], "tickfont": {"size": 12}, "title": {"font": {"size": 14}}, "type": "linear"}, "xaxis2": {"anchor": "y2", "autorange": true, "domain": [0.51, 1], "range": [-10.68, 16.55], "tickfont": {"size": 12}, "title": {"font": {"size": 14}}, "type": "linear"}, "yaxis": {"anchor": "x", "autorange": true, "domain": [0, 1], "range": [-11.55, 23.75], "tickfont": {"size": 12}, "title": {"font": {"size": 14}}, "type": "linear"}, "yaxis2": {"anchor": "x2", "autorange": true, "domain": [0, 1], "range": [-11.55, 23.75], "tickfont": {"size": 12}, "title": {"font": {"size": 14}}, "type": "linear"}}}
